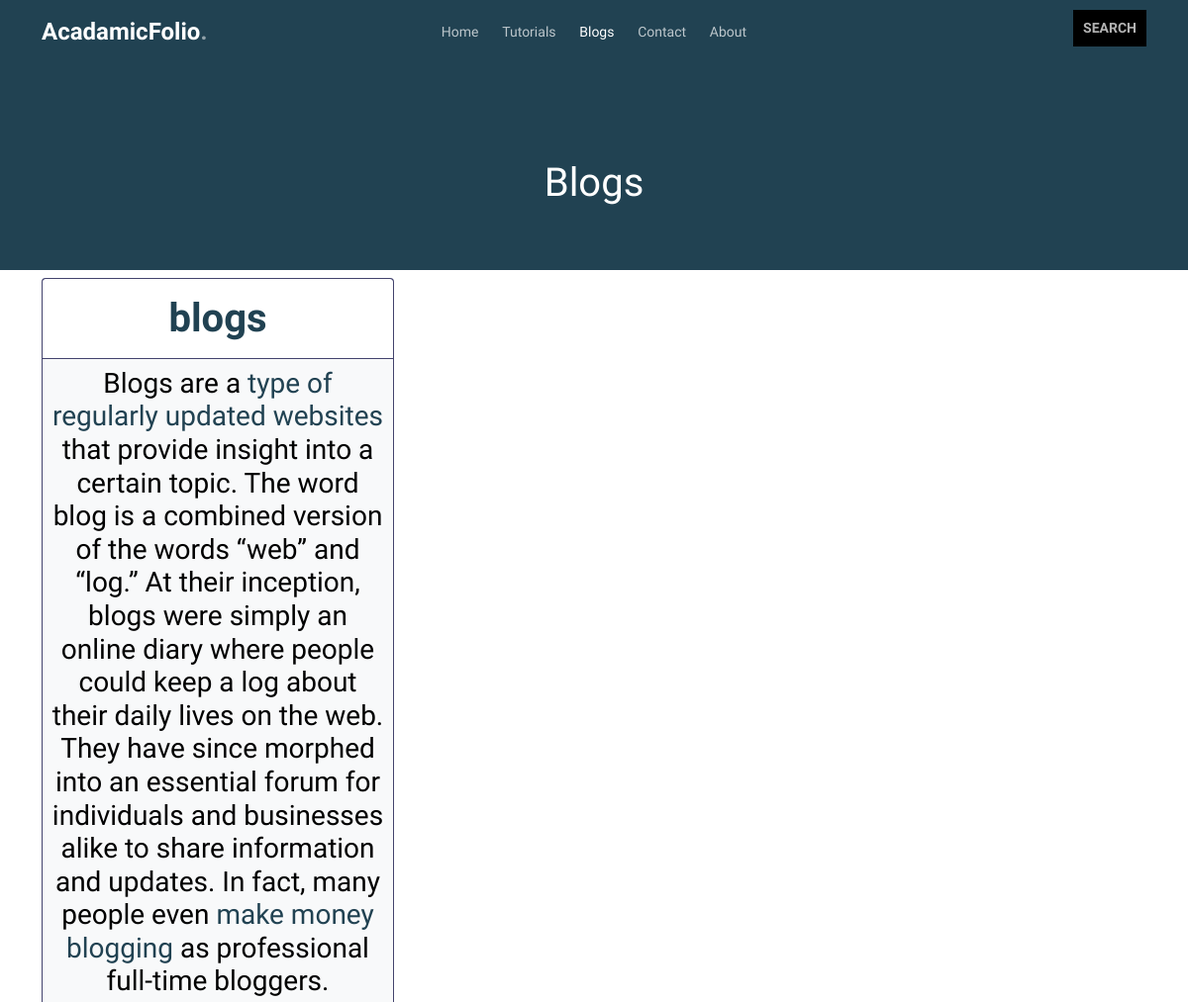
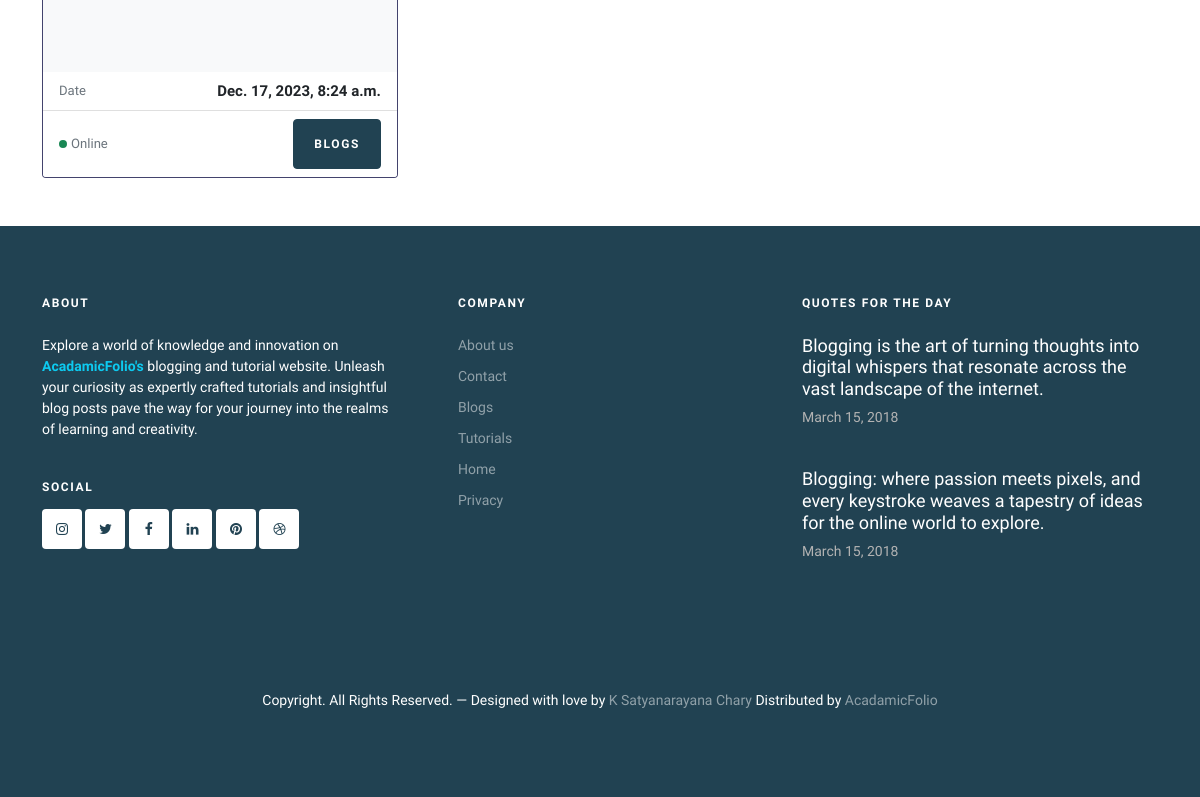
The app's page /blogs/ with its own data (2 pictures, top to bottom).
### app/models.py (models this page shows, shortened)
class Category(models.Model):
    category_id = models.AutoField(primary_key=True)
    category_title = models.CharField(max_length=1000)
    category_image = models.ImageField(upload_to='photos')
    category_description = RichTextField()
    category_date = models.DateTimeField()
    url = models.CharField(unique=True,max_length=100)

### app/views.py (the view)
# urls.py: path('blogs/',blogs,name="blogs"),
def blogs(request):
    category = Category.objects.all()
    return render(request,"blogs.html",{'category':category})

### templates/blogs.html (shortened to what this page needs)
{% extends "base.html" %}
{% block body %}
<div class="hero overlay inner-page bg-primary py-5">
  <div class="container">
    <div class="row align-items-center justify-content-center text-center pt-5">
      <div class="col-lg-6">
        <h1 class="heading text-white mb-3" data-aos="fade-up">Blogs</h1>
      </div>
    </div>
  </div>
</div>
<div class="container">
  <div class="row">
    {% for category in category %}
      <div class="col-xl-4 col-md-4 mb-3 mb-lg-5 pt-2">
            <div class="card overflow-hidden bg-secondary text-center">
            <ul class="list-group list-group-flush">
            <li class="list-group-item   justify-content-between">
             <h1 class="fw-bold text-primary text-center pt-2">{{category.category_title}}</h1>
            </li>
            </ul>
              <div class="card-body bg-light p-0">
                <span class="text-black small d-block mb-4 p-2">{{category.category_description|safe}}</span>
                <ul class="list-group list-group-flush">
                  <li class="list-group-item px-3 d-flex align-items-center justify-content-between">
                    <span class="text-muted small">Date</span>
                    <strong>{{category.category_date}}</strong>
                  </li>
                  <li class="list-group-item px-3 d-flex align-items-center justify-content-between">
                    <span class="text-muted small d-flex align-items-center">
                      <span class="align-middle lh-1 me-1 size-5 border border-4 border-success rounded-circle d-inline-block"></span>
                      Online
                    </span>
                    <div class="text-end">
                      <a href="category/{{category.url}}" class="btn btn-sm btn-primary">Blogs</a>
                    </div>
                  </li>
                </ul>
              </div>
            </div>
          </div>
          {% endfor %}
      </div>
      </div>
{% endblock body %}

### records on screen
Category: category_title "blogs", category_description "Blogs are a type of regularly updated websites that provide insight into a certain topic. The word blog is a combined version of the words “web” and “log.” At their inception, blogs were simply an online diary where people could keep a log about their daily lives on the web. They have since morphed into an essential forum for individuals and businesses alike to share information and updates. In fact, many people even make money blogging as professional full-time bloggers.", category_date "Dec. 17, 2023, 8:24 a.m."
